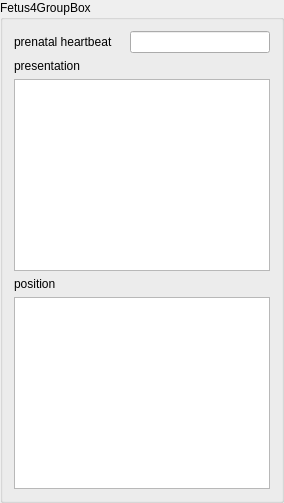
      <widget class="QGroupBox" name="fetus4GroupBox">
       <property name="enabled">
        <bool>true</bool>
       </property>
       <property name="title">
        <string>Fetus4GroupBox</string>
       </property>
       <layout class="QGridLayout" name="gridLayout_4">
        <item row="1" column="0" colspan="2">
         <layout class="QVBoxLayout" name="verticalLayout_5">
          <item>
           <widget class="QLabel" name="presentationF4Label">
            <property name="text">
             <string>presentation</string>
            </property>
           </widget>
          </item>
          <item>
           <widget class="QListView" name="presentationF4ListView"/>
          </item>
         </layout>
        </item>
        <item row="2" column="0" colspan="2">
         <layout class="QVBoxLayout" name="verticalLayout_10">
          <item>
           <widget class="QLabel" name="positionF4Label">
            <property name="text">
             <string>position</string>
            </property>
           </widget>
          </item>
          <item>
           <widget class="QListView" name="positionF4ListView"/>
          </item>
         </layout>
        </item>
        <item row="0" column="0" colspan="2">
         <layout class="QHBoxLayout" name="horizontalLayout_4">
          <item>
           <widget class="QLabel" name="prenatalHeartbeatF4Label">
            <property name="text">
             <string>prenatal heartbeat</string>
            </property>
           </widget>
          </item>
          <item>
           <layout class="QHBoxLayout" name="prenatalHeartbeatF4RadioLayout">
            <property name="spacing">
             <number>1</number>
            </property>
            <property name="sizeConstraint">
             <enum>QLayout::SetDefaultConstraint</enum>
            </property>
            <property name="leftMargin">
             <number>2</number>
            </property>
            <property name="topMargin">
             <number>2</number>
            </property>
            <property name="rightMargin">
             <number>9</number>
            </property>
           </layout>
          </item>
          <item>
           <widget class="QLineEdit" name="prenatalHeartbeatF4LineEdit">
            <property name="dragEnabled">
             <bool>true</bool>
            </property>
           </widget>
          </item>
         </layout>
        </item>
       </layout>
      </widget>
